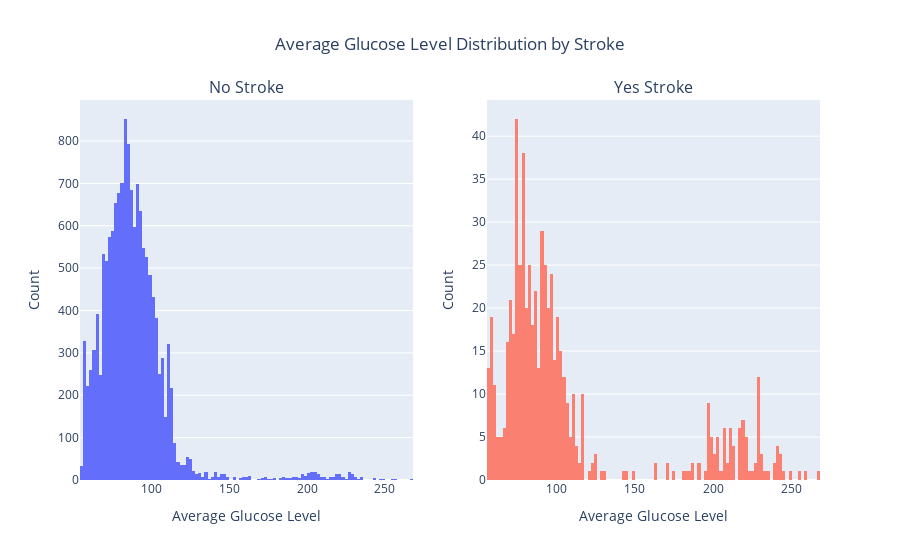

Notebook source saved alongside this figure:
### Code cell
fig = custom_histogram('avg_glucose_level', ['Average Glucose Level Distribution by Stroke', 'Average Glucose Level'])
fig.show()

### Figure 1 — Plotly figure (JSON) as saved in the notebook; plotly's stock layout.template omitted (floating-point values rounded to 4 significant figures; data arrays with more than 128 entries replaced by an {"elided": "..."} marker saying what was removed)
{"data": [{"alignmentgroup": "True", "bingroup": "x", "hovertemplate": "avg_glucose_level=%{x}<br>count=%{y}<extra></extra>", "legendgroup": "", "marker": {"color": "Light Sea Green", "pattern": {"shape": ""}}, "name": "", "offsetgroup": "", "orientation": "v", "showlegend": false, "type": "histogram", "x": {"elided": "14671 float values"}, "xaxis": "x", "yaxis": "y"}, {"alignmentgroup": "True", "bingroup": "x", "hovertemplate": "avg_glucose_level=%{x}<br>count=%{y}<extra></extra>", "legendgroup": "", "marker": {"color": "Salmon", "pattern": {"shape": ""}}, "name": "", "offsetgroup": "", "orientation": "v", "showlegend": false, "type": "histogram", "x": {"elided": "632 float values"}, "xaxis": "x2", "yaxis": "y2"}], "layout": {"annotations": [{"font": {"size": 16}, "showarrow": false, "text": "No Stroke", "x": 0.225, "xanchor": "center", "xref": "paper", "y": 1, "yanchor": "bottom", "yref": "paper"}, {"font": {"size": 16}, "showarrow": false, "text": "Yes Stroke", "x": 0.775, "xanchor": "center", "xref": "paper", "y": 1, "yanchor": "bottom", "yref": "paper"}], "title": {"text": "Average Glucose Level Distribution by Stroke", "x": 0.5}, "xaxis": {"anchor": "y", "domain": [0, 0.45], "title": {"text": "Average Glucose Level"}}, "xaxis2": {"anchor": "y2", "domain": [0.55, 1], "title": {"text": "Average Glucose Level"}}, "yaxis": {"anchor": "x", "domain": [0, 1], "title": {"text": "Count"}}, "yaxis2": {"anchor": "x2", "domain": [0, 1], "title": {"text": "Count"}}}}
